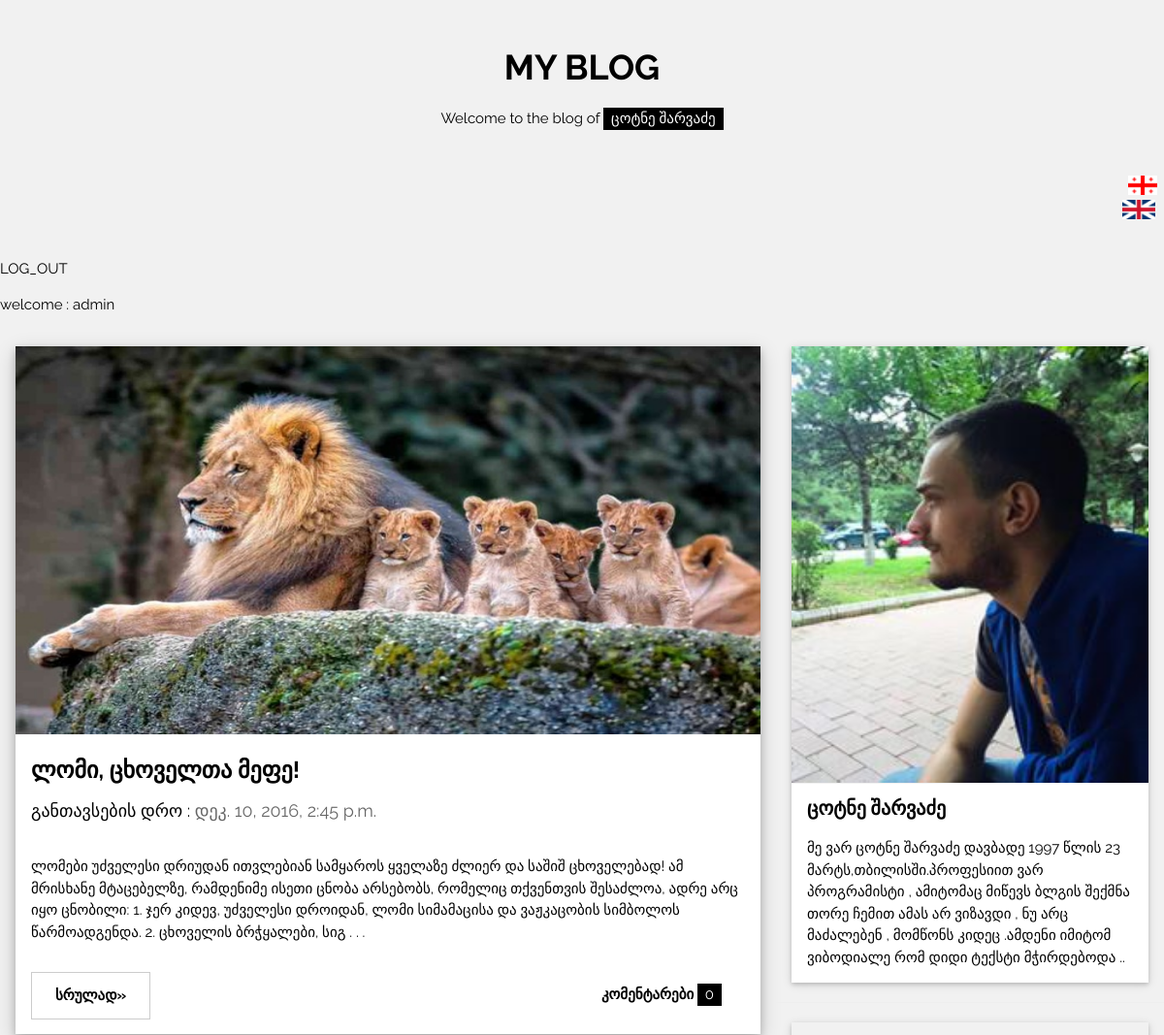
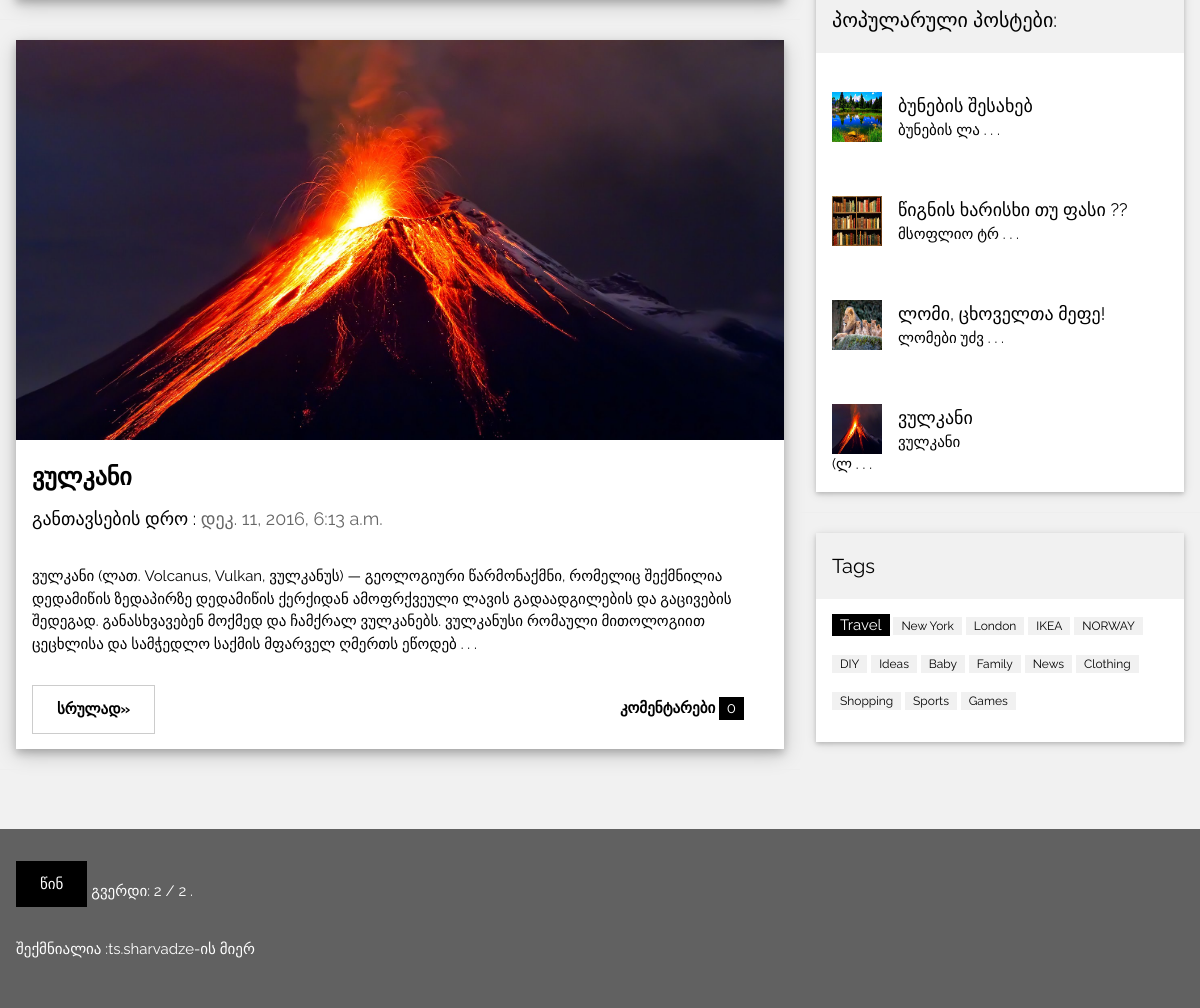
The page /app/?page=4 (signed in) on the database as committed earlier (2 pictures, top to bottom).
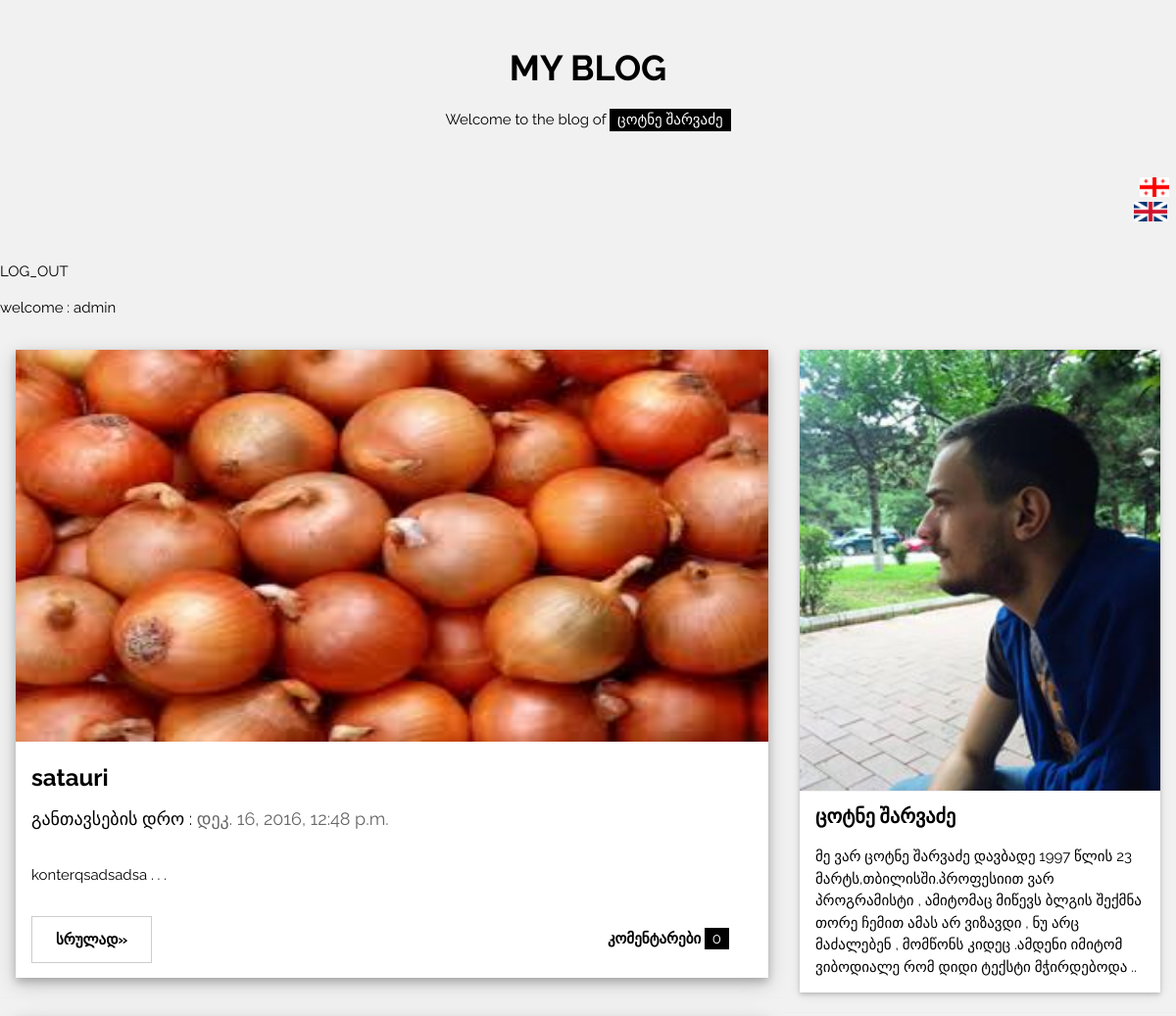
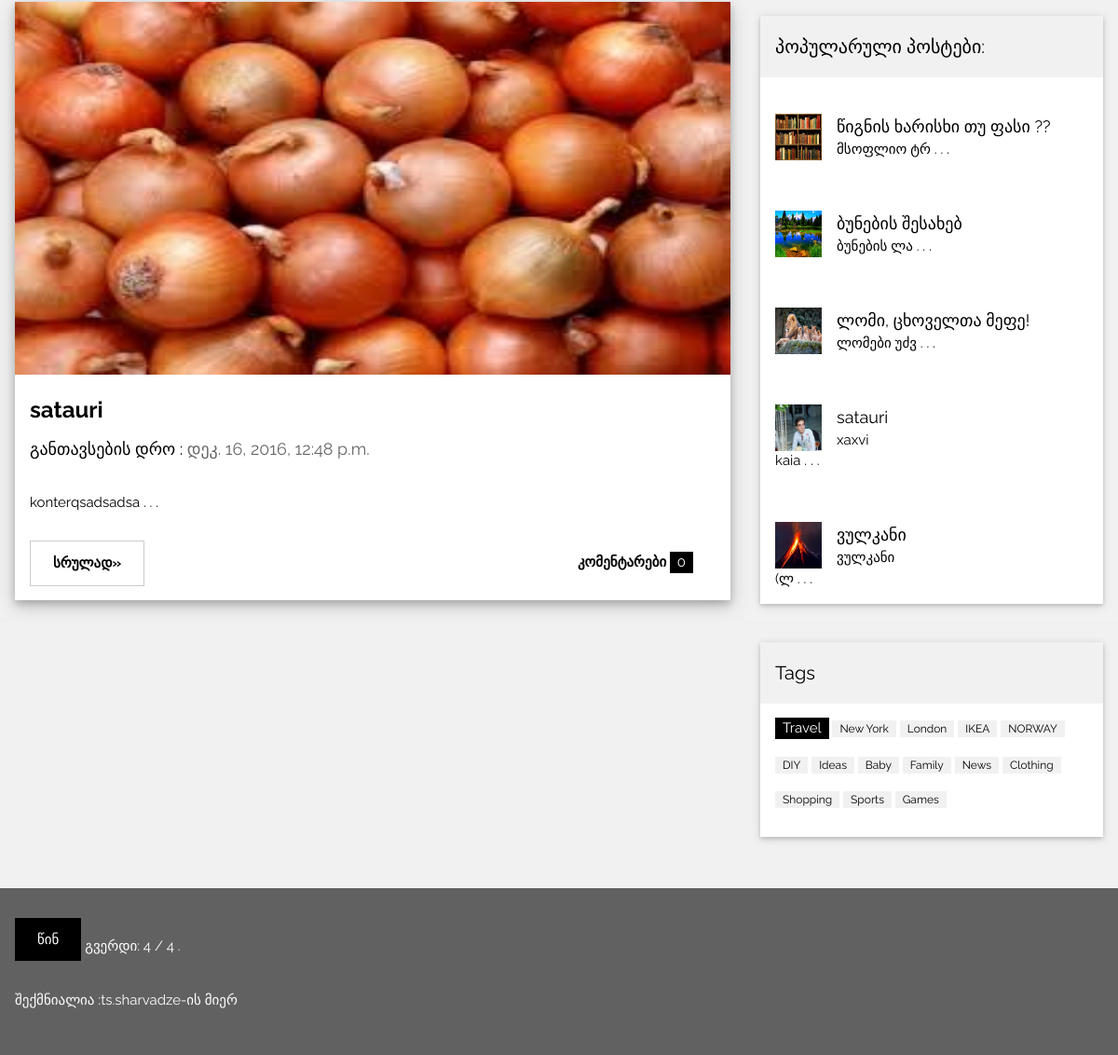
The same page on the database as committed later (2 pictures, top to bottom).
### app/models.py (models this page shows, shortened)
class Post(models.Model):
	postis_satauri=models.CharField(verbose_name=_("სათაური"),max_length=50)
	postis_contenti=models.TextField(verbose_name=_("კონტენტი"))
	sheqmnis_dro=models.DateTimeField(verbose_name=_('შექმნის დრო'),auto_now_add=True, blank=True)
	surati=models.ImageField(verbose_name=_("სურათი"),upload_to='app')
	ganaxlebis_dro=models.DateTimeField(verbose_name=_('განახლების დრო'),auto_now_add=True, blank=True)
	comment= models.ManyToManyField(Comment,verbose_name=_("კომენტარი"))
	def get_medium_desc(self):
		return self.postis_contenti[:300]+" . . ."
	def get_short_desc(self):
		return self.postis_contenti[:10]+" . . ."
	class Meta:
		verbose_name_plural=_("პოსტები")
		verbose_name=_("პოსტი")

### app/views.py (the view)
def index(request):
	def my_sort(a):
		return a.comment.count()
	postebis_sia=Post.objects.all()
	popularuli_postebi=[i for i in postebis_sia]
	popularuli_postebi.sort(key=my_sort,reverse=True)
	popularuli_postebi=popularuli_postebi[:5]
	paginator = Paginator(postebis_sia, 2) # Show 2 contacts per page
	page = request.GET.get('page')
	try:
		contacts = paginator.page(page)
	except PageNotAnInteger:
		contacts = paginator.page(1)
	except EmptyPage:
		contacts = paginator.page(paginator.num_pages)
	page_num=contacts.number
	postebis_sia=postebis_sia[page_num*2-2:page_num*2]
	context={
		"postebis_sia":postebis_sia,
		"popularuli_postebi":popularuli_postebi,
		"contacts":contacts,
		"user":request.user
		}
	return render(request,'app/new.html',context)

### templates/app/new.html (shortened to what the changed rows need)
{% load i18n %}
<!DOCTYPE html>
<html>
{% load static %}
<link rel="stylesheet" href="{% static 'css/new.css' %}">
<body class="w3-light-grey">
<div class="w3-content" style="max-width:1400px">
<header class="w3-container w3-center w3-padding-32">
  <h1><b>MY BLOG</b></h1>
</header>
<div class="w3-row">
<div class="w3-col l8 s12">
  {% for object in postebis_sia %}
  <div class="w3-card-4 w3-margin w3-white">
    <img src="{{object.surati.url}}" alt="Nature" style="width: 100%; height: 400px;">
    <div class="w3-container w3-padding-8">
      <h3><b>{{object.postis_satauri}}</b></h3>
      <h5>{% trans "განთავსების დრო" %} : <span class="w3-opacity">{{ object.sheqmnis_dro }}</span></h5>
    </div>
    <div class="w3-container">
      <p>{{object.get_medium_desc}}</p>
      <div class="w3-row">
        <div class="w3-col m8 s12">
          <p><a type="button" href="{% url 'app:srulad' object.id %}"  class="w3-btn w3-padding-large w3-white w3-border w3-hover-border-black"><b>{% trans "სრულად" %}»</b></a></p>
        </div>
        <div class="w3-col m4 w3-hide-small">
          <p><span class="w3-padding-large w3-right"><b>{% trans "კომენტარები" %} </b> <span class="w3-tag">{{object.comment.count}}</span></span></p>
        </div>
      </div>
    </div>
  </div>
  <hr>
  {% endfor %}
</div>
<div class="w3-col l4">
  <div class="w3-card-2 w3-margin">
    {% for i in popularuli_postebi %}
    <ul class="w3-ul w3-hoverable w3-white"><a type="button" href="{% url 'app:srulad' i.id %}">
      <li class="w3-padding-16">
        <img src="{{i.surati.url}}" alt="Image" class="w3-left w3-margin-right" style="width:50px;height: 50px">
        <span class="w3-large">{{i.postis_satauri}}</span><br>
        <span>{{i.get_short_desc}}</span>
      </a>
    </ul>
    {% endfor %}
  </div>
</div>
</div><br>
</div>
<footer class="w3-container w3-dark-grey w3-padding-32 w3-margin-top">
    <div class="pagination">
      <span class="step-links">
          {% if contacts.has_previous %}
              <a class="w3-btn w3-padding-large w3-margin-bottom" href="?page={{ contacts.previous_page_number }}">{% trans "წინ" %}</a>
          {% endif %}
          <span class="current">
              {% trans "გვერდი" %}: {{ contacts.number }} / {{ contacts.paginator.num_pages }} .
          </span>
      </span>
  </div>
</footer>
</body>
</html>

Rows that differ between the two databases and show on the page:
no longer on one of the page's lists (row unchanged): Post: postis_satauri "ლომი, ცხოველთა მეფე!", sheqmnis_dro "დეკ. 10, 2016, 2:45 p.m.", get_medium_desc "ლომები უძველესი დრიუდან ითვლებიან სამყაროს ყველაზე ძლიერ და საშიშ ცხოველებად! ამ მრისხანე მტაცებელზე, რამდენიმე ისეთი ცნობა არსებობს, რომელიც თქვენთვის შესაძლოა, ადრე არც იყო ცნობილი: 1. ჯერ კიდევ, უძველესი დროიდან, ლომი სიმამაცისა და ვაჟკაცობის სიმბოლოს წარმოადგენდა. 2. ცხოველის ბრჭყალები, სიგ . . .", comment.count "0"
no longer on one of the page's lists (row unchanged): Post: postis_satauri "ვულკანი", sheqmnis_dro "დეკ. 11, 2016, 6:13 a.m.", get_medium_desc "ვულკანი (ლათ. Volcanus, Vulkan, ვულკანუს) — გეოლოგიური წარმონაქმნი, რომელიც შექმნილია დედამიწის ზედაპირზე დედამიწის ქერქიდან ამოფრქვეული ლავის გადაადგილების და გაცივების შედეგად. განასხვავებენ მოქმედ და ჩამქრალ ვულკანებს. ვულკანუსი რომაული მითოლოგიით ცეცხლისა და სამჭედლო საქმის მფარველ ღმერთს ეწოდებ . . .", comment.count "0"
added Post: surati (picture), postis_satauri "satauri", sheqmnis_dro "დეკ. 16, 2016, 12:48 p.m.", get_medium_desc "konterqsadsadsa . . .", comment.count "0", shown under "MY BLOG"
added Post: surati (picture), postis_satauri "satauri", sheqmnis_dro "დეკ. 16, 2016, 12:48 p.m.", get_medium_desc "konterqsadsadsa . . .", comment.count "0", shown under "MY BLOG"
shown differently, row unchanged: Post "წიგნის ხარისხი თუ ფასი ??": moves up the list
added Post: surati (picture), postis_satauri "satauri", get_short_desc "xaxvi kaia . . .", shown under "პოპულარული პოსტები:"
Other text that changed with them:
{{ contacts.number }}: "2" → "4"
{{ contacts.paginator.num_pages }}: "2" → "4"
